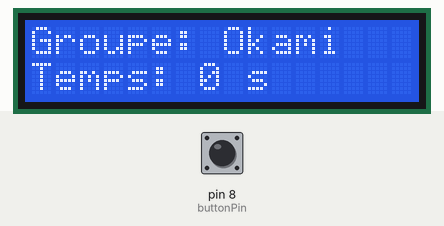
Simulated run of this sketch. Board: Arduino Uno, built with avr-gcc and run on an emulated ATmega328P. Shown: 16×2 character LCD. The inputs (shaded band) are chosen by the test bench; at power-on: pin 8 (buttonPin) HIGH.

Above: at 0.1 s.
At 1.2 s:
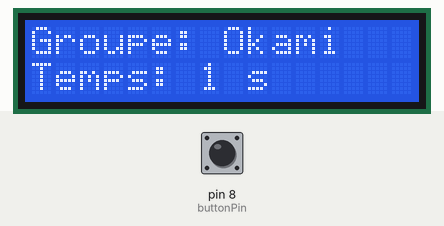
1.3 s: pin 8 (buttonPin) pulled LOW for 0.15 s
2.9 s: pin 8 (buttonPin) pulled LOW for 1 s
At 4.3 s:
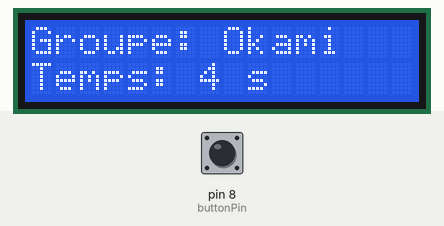
Timing chart, 0 to 5.9 s (numbered marks = the images above; inputs shaded):
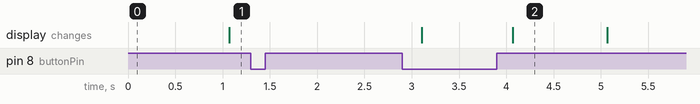

Measured:
- after the input at 1.3 s, every drawn part: stays the same
- after the input at 2.9 s, the display: first changes after 0.21 s (image 2 shows a later state)
- what the display in image 2 shows lasts 1.0 s, from 4.1 s to 5.1 s

The sketch:

job4.ino
```cpp
// Inclure la bibliothèque LiquidCrystal
#include <LiquidCrystal.h>

// Initialiser la bibliothèque avec les numéros des broches de l'Arduino auxquelles l'écran LCD est connecté
const int rs = 12, en = 11, d4 = 5, d5 = 4, d6 = 3, d7 = 2;
LiquidCrystal lcd(rs, en, d4, d5, d6, d7);

// Broches pour le bouton pressoir
const int buttonPin = 8;
bool isCounterRunning = true;

// Variables pour le compteur
unsigned long startTime;
unsigned long elapsedTime;

void setup() {
  // Configure la taille de l'écran LCD (nombre de colonnes et de lignes)
  lcd.begin(16, 2);

  // Configure la broche du bouton pressoir comme entrée
  pinMode(buttonPin, INPUT_PULLUP);

  // Initialiser le compteur
  startTime = millis();
}

void loop() {
  // Lire l'état du bouton pressoir
  int buttonState = digitalRead(buttonPin);

  // Si le bouton est enfoncé (état LOW avec INPUT_PULLUP), inversez l'état du compteur
  if (buttonState == LOW) {
    isCounterRunning = !isCounterRunning;

    // Attendre un peu pour éviter les rebonds (debouncing)
    delay(200);
  }

  // Si le compteur est en cours d'exécution, mettre à jour le temps écoulé
  if (isCounterRunning) {
    elapsedTime = millis() - startTime;
  }

  // Afficher le nom du groupe et le compteur sur l'écran LCD
  lcd.setCursor(0, 0);
  lcd.print("Groupe: Okami   ");
  lcd.setCursor(0, 1);
  lcd.print("Temps: ");
  lcd.print(elapsedTime / 1000);
  lcd.print(" s     ");
}
```
